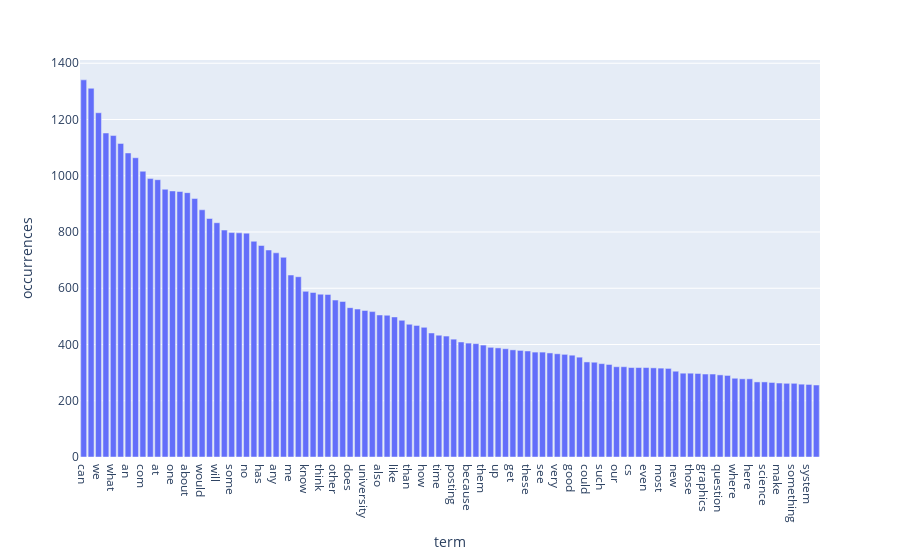

The code cell stored with this chart in its notebook:
### Markdown cell above
### >>> **Exercise 14 (take home):** 
Additionally, you can attempt to sort the terms on the `x-axis` by frequency instead of in alphabetical order. This way the visualization is more meaninfgul and you will be able to observe the so called [long tail](https://en.wikipedia.org/wiki/Long_tail) (get familiar with this term since it will appear a lot in data mining and other statistics courses). see picture below

![alt txt](https://upload.wikimedia.org/wikipedia/commons/thumb/8/8a/Long_tail.svg/1000px-Long_tail.svg.png)

### Code cell
# Answer here

#looks for most frequent words from 5 findings to 50 % of the material, max is 100 most freq.
frequency = CountVectorizer(min_df=5, max_df=0.5, max_features=100)
X_filtered = frequency.fit_transform(X_sample['text']) #matrix

word_freq_df = pd.DataFrame({
    'term': frequency.get_feature_names_out(), #list of words
    'occurrences': np.asarray(X_filtered.sum(axis=0)).ravel().tolist() #frq. words to python list
})

word_freq_df = word_freq_df.sort_values('occurrences', ascending=False) #sorting

fig = px.bar(word_freq_df, x='term', y='occurrences')
fig.show()

### Figure 1 — Plotly figure (JSON) as saved in the notebook; plotly's stock layout.template omitted (floating-point values rounded to 4 significant figures)
{"data": [{"hovertemplate": "term=%{x}<br>occurrences=%{y}<extra></extra>", "legendgroup": "", "marker": {"color": "#636efa", "pattern": {"shape": ""}}, "name": "", "orientation": "v", "showlegend": false, "textposition": "auto", "type": "bar", "x": ["can", "was", "we", "by", "what", "there", "an", "they", "com", "do", "at", "god", "one", "all", "about", "he", "would", "my", "will", "so", "some", "your", "no", "who", "has", "people", "any", "which", "me", "don", "know", "article", "think", "more", "other", "his", "does", "when", "university", "out", "also", "their", "like", "just", "than", "only", "how", "were", "time", "been", "posting", "then", "because", "why", "them", "image", "up", "should", "get", "say", "these", "may", "see", "well", "very", "am", "good", "many", "could", "us", "such", "host", "our", "believe", "cs", "had", "even", "nntp", "most", "being", "new", "much", "those", "use", "graphics", "way", "question", "now", "where", "things", "here", "into", "science", "world", "make", "did", "something", "jesus", "system", "anyone"], "xaxis": "x", "y": [1341, 1311, 1224, 1152, 1143, 1115, 1081, 1064, 1016, 990, 986, 952, 946, 944, 940, 919, 879, 848, 833, 807, 798, 797, 796, 767, 752, 736, 726, 710, 647, 641, 589, 585, 579, 578, 558, 553, 531, 526, 521, 517, 505, 504, 498, 486, 472, 468, 461, 441, 433, 430, 419, 409, 405, 403, 398, 390, 388, 385, 381, 379, 377, 373, 373, 370, 367, 365, 362, 355, 338, 337, 332, 329, 321, 321, 318, 318, 318, 317, 316, 315, 305, 298, 298, 297, 295, 295, 292, 290, 280, 278, 278, 267, 267, 265, 263, 262, 262, 259, 258, 256], "yaxis": "y"}], "layout": {"barmode": "relative", "legend": {"tracegroupgap": 0}, "margin": {"t": 60}, "xaxis": {"anchor": "y", "domain": [0, 1], "title": {"text": "term"}}, "yaxis": {"anchor": "x", "domain": [0, 1], "title": {"text": "occurrences"}}}}
